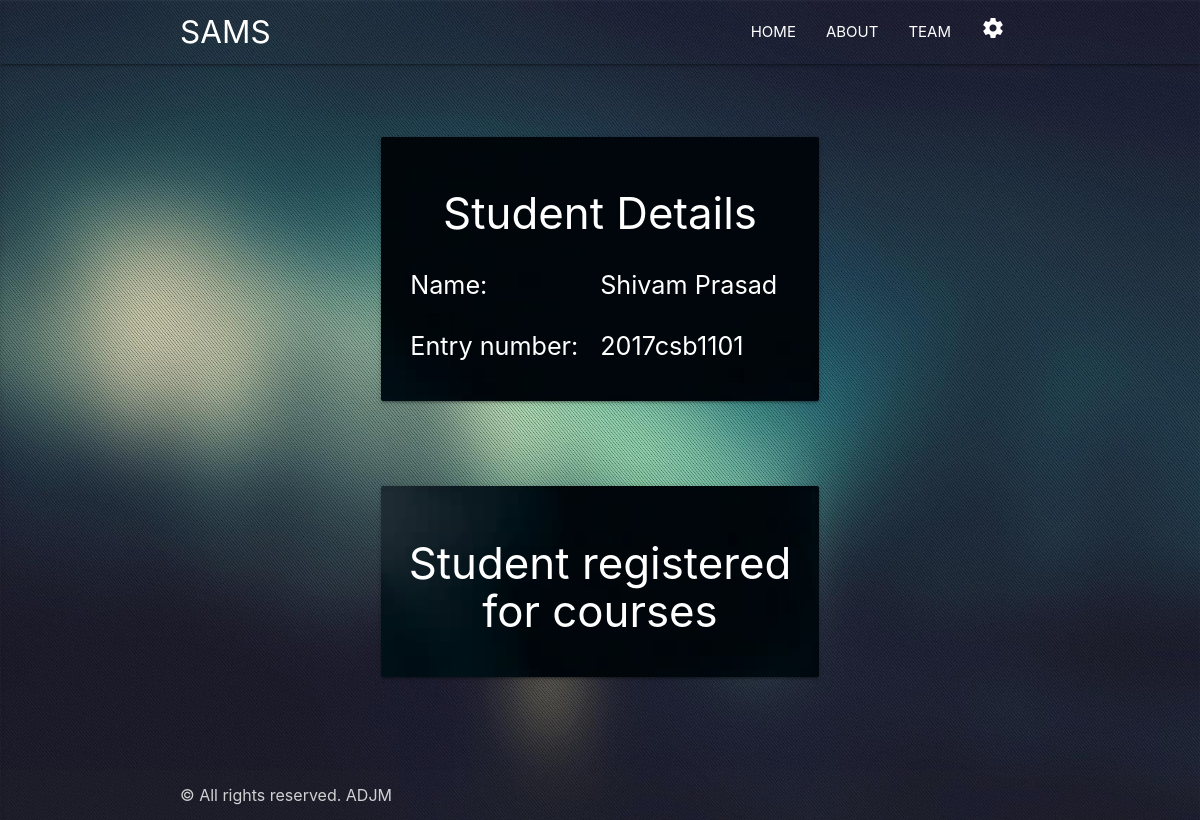
/accounts/profile/ (signed in), run on an earlier commit of the app's database.
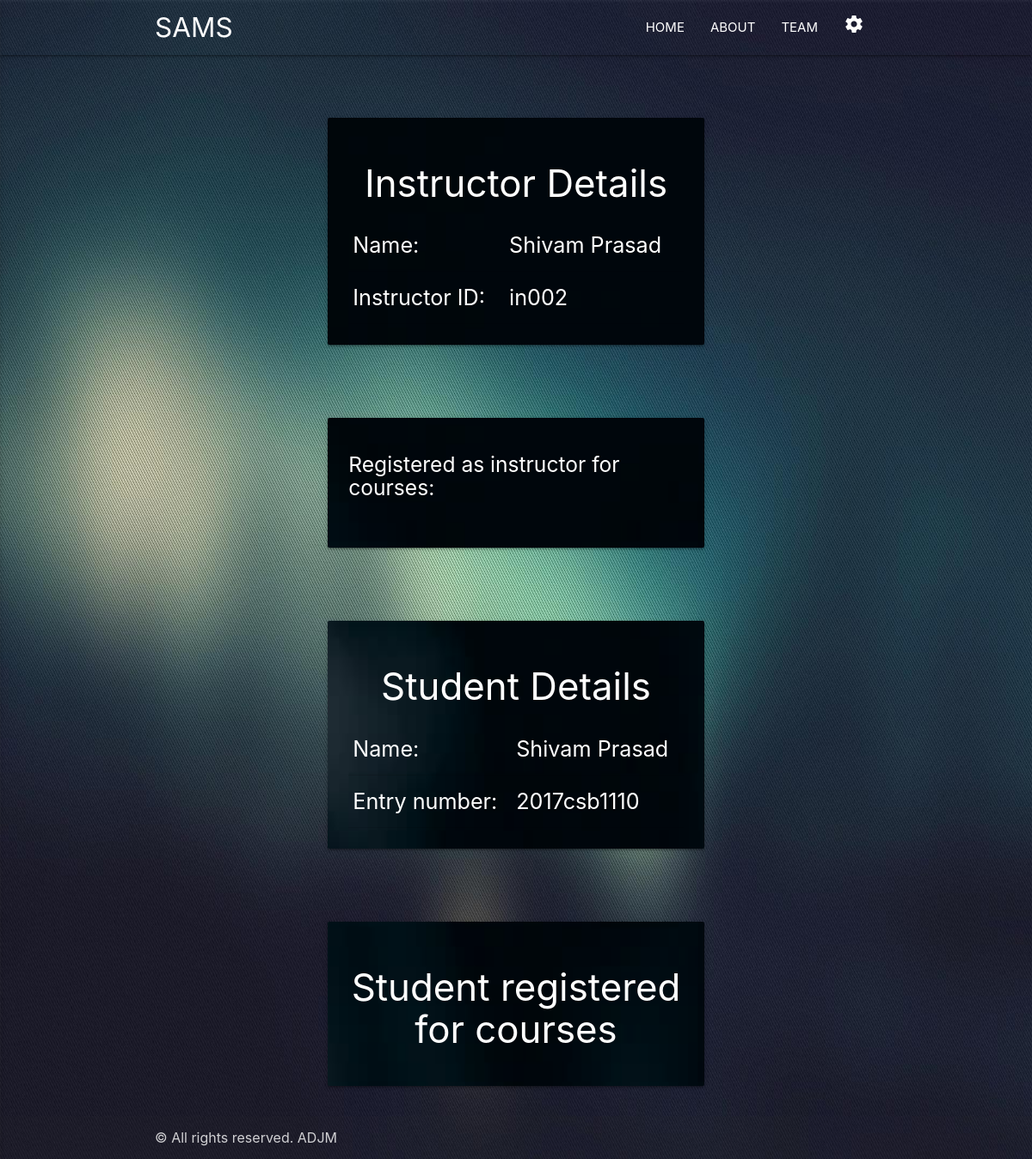
And on a later commit of the database.
### database_manager/models.py (models this page shows, shortened)
class User(AbstractBaseUser, PermissionsMixin):
    username_validator = UnicodeUsernameValidator()
    first_name = models.CharField(_('first name'), max_length=30, blank=True)
    last_name = models.CharField(_('last name'), max_length=150, blank=True)
    email = models.EmailField(_('email address'), unique=True)
    is_staff = models.BooleanField(
        _('staff status'),
        default=False,
        help_text=_('Designates whether the user can log into this admin site.'),
    )
    is_active = models.BooleanField(
        _('active'),
        default=True,
        help_text=_(
            'Designates whether this user should be treated as active. '
            'Unselect this instead of deleting accounts.'
        ),
    )
    date_joined = models.DateTimeField(_('date joined'), default=timezone.now)
    objects = UserManager()
    EMAIL_FIELD = 'email'
    USERNAME_FIELD = 'email'
    REQUIRED_FIELDS = []
    class Meta:
        verbose_name = _('user')
        verbose_name_plural = _('users')
    def get_full_name(self):
        full_name = '%s %s' % (self.first_name, self.last_name)
        return full_name.strip()

class Student(models.Model):
    user = models.OneToOneField(settings.AUTH_USER_MODEL, on_delete=models.CASCADE)
    entry_number = models.CharField(max_length=15, unique=True)

class Instructor(models.Model):
    class_event_coordinator = models.OneToOneField(ClassEventCoordinator, on_delete=models.CASCADE)
    instructor_id = models.CharField(max_length=15, unique=True)

### registration/views.py (the view)
# urls.py: path('accounts/profile/', views.profile, name='profile'),
def profile(request):
    if request.method == 'POST':
        if 'Add Students-num_students_to_add' in request.POST:
            num_students_to_add_form = NumStudentsToAddForm(request.POST, prefix='Add Students')
            num_instructors_to_add_form = NumInstructorsToAddForm(prefix='Add Instructors')
            num_courses_to_add_form = NumCoursesToAddForm(prefix='Add Courses')
            num_teaching_assistants_to_add_form = NumTeachingAssistantsToAddForm(prefix='Add Teaching Assistants')
            if num_students_to_add_form.is_valid():
                return redirect('add_students', num_students=num_students_to_add_form.cleaned_data['num_students_to_add'], permanent=True)
        elif 'Add Instructors-num_instructors_to_add' in request.POST:
            num_students_to_add_form = NumStudentsToAddForm(prefix='Add Students')
            num_instructors_to_add_form = NumInstructorsToAddForm(request.POST, prefix='Add Instructors')
            num_courses_to_add_form = NumCoursesToAddForm(prefix='Add Courses')
            num_teaching_assistants_to_add_form = NumTeachingAssistantsToAddForm(prefix='Add Teaching Assistants')
            if num_instructors_to_add_form.is_valid():
                return redirect('add_instructors', num_instructors=num_instructors_to_add_form.cleaned_data['num_instructors_to_add'], permanent=True)
        elif 'Add Courses-num_courses_to_add' in request.POST:
            num_students_to_add_form = NumStudentsToAddForm(prefix='Add Students')
            num_instructors_to_add_form = NumInstructorsToAddForm(prefix='Add Instructors')
            num_courses_to_add_form = NumCoursesToAddForm(request.POST, prefix='Add Courses')
            num_teaching_assistants_to_add_form = NumTeachingAssistantsToAddForm(prefix='Add Teaching Assistants')
            if num_courses_to_add_form.is_valid():
                return redirect('add_courses', num_courses=num_courses_to_add_form.cleaned_data['num_courses_to_add'], permanent=True)
        elif 'Add Teaching Assistants-num_teaching_assistants_to_add' in request.POST:
            num_students_to_add_form = NumStudentsToAddForm(prefix='Add Students')
            num_instructors_to_add_form = NumInstructorsToAddForm(prefix='Add Instructors')
            num_courses_to_add_form = NumCoursesToAddForm(prefix='Add Courses')
            num_teaching_assistants_to_add_form = NumTeachingAssistantsToAddForm(request.POST, prefix='Add Teaching Assistants')
            if num_teaching_assistants_to_add_form.is_valid():
                return redirect('add_teaching_assistants', num_teaching_assistants=num_teaching_assistants_to_add_form.cleaned_data['num_teaching_assistants_to_add'], permanent=True)
    else:
        num_students_to_add_form = NumStudentsToAddForm(prefix='Add Students')
        num_instructors_to_add_form = NumInstructorsToAddForm(prefix='Add Instructors')
        num_courses_to_add_form = NumCoursesToAddForm(prefix='Add Courses')
        num_teaching_assistants_to_add_form = NumTeachingAssistantsToAddForm(prefix='Add Teaching Assistants')
    is_admin = hasattr(request.user, 'admin')
    is_student = hasattr(request.user, 'student')
    is_classeventcoordinator = hasattr(request.user, 'classeventcoordinator')
    if is_classeventcoordinator:
        is_instructor = hasattr(request.user.classeventcoordinator, 'instructor')
        is_teachingassistant = hasattr(request.user.classeventcoordinator, 'teachingassistant')
    else:
        is_instructor = False
        is_teachingassistant = False
    if is_student:
        registered_student_for_courses = request.user.student.course_set.all()
    else:
        registered_student_for_courses = Course.objects.none()
    if is_instructor:
        instructor_for_courses = request.user.classeventcoordinator.instructor.course_set.all()
    else:
        instructor_for_courses = Course.objects.none()
    if is_teachingassistant:
        teaching_assistant_for_courses = request.user.classeventcoordinator.teachingassistant.course_set.all()
    else:
        teaching_assistant_for_courses = Course.objects.none()
    context = {
        'is_admin': is_admin,
        'is_student': is_student,
        'is_classeventcoordinator': is_classeventcoordinator,
        'is_instructor': is_instructor,
        'is_teachingassistant': is_teachingassistant,
        'num_students_to_add_form': num_students_to_add_form,
        'num_instructors_to_add_form': num_instructors_to_add_form,
        'num_courses_to_add_form': num_courses_to_add_form,
        'num_teaching_assistants_to_add_form': num_teaching_assistants_to_add_form,
        'registered_student_for_courses': registered_student_for_courses,
        'instructor_for_courses': instructor_for_courses,
        'teaching_assistant_for_courses': teaching_assistant_for_courses
    }
    return render(request, 'profile.html', context)

### registration/templates/profile.html (shortened to what this page needs)
{% extends 'base_generic.html' %} {% load static %} {% load widget_tweaks %} {% block content %}
<br> {% if is_instructor %}
<div>
    <div class="row">
        <div class="col l6 offset-l3 m8 offset-m2 s12">
            <div class="card-panel hoverable back-image-class" style="margin-top: 50px; margin-left: 70px; margin-right: 70px;">
                <div class="card-content white-text">
                    <h3 class="center">Instructor Details</h3>
                    <table class="responsive-table white-text flow-text">
                        <tr>
                            <td>Name:</td>
                            <td> {{ request.user.get_full_name }}</td>
                        </tr>
                        <tr>
                            <td>Instructor ID:</td>
                            <td> {{ request.user.classeventcoordinator.instructor.instructor_id }}</td>
                        </tr>
                    </table>
                </div>
            </div>
        </div>
    </div>
    <div class="row">
        <div class="col l6 offset-l3 m8 offset-m2 s12">
            <div class="card-panel hoverable back-image-class" style="margin-top: 50px; margin-left: 70px; margin-right: 70px;">
                <div class="card-content white-text">
                    <table class="responsive-table">
                        <thead>
                            <h5>Registered as instructor for courses:</h5>
                        </thead>
                    </table>
                    <br>
                </div>
            </div>
        </div>
    </div>
</div>
{% endif %}  {% if is_student %}
<div>
    <div class="row">
        <div class="col l6 offset-l3 m8 offset-m2 s12">
            <div class="card-panel hoverable back-image-class" style="margin-top: 50px; margin-left: 70px; margin-right: 70px;">
                <div class="card-content white-text">
                    <h3 class="center">Student Details</h3>
                    <table class="responsive-table white-text flow-text">
                        <tr>
                            <td>Name:</td>
                            <td> {{ request.user.get_full_name }}</td>
                        </tr>
                        <tr>
                            <td>Entry number:</td>
                            <td> {{ request.user.student.entry_number }}</td>
                        </tr>
                    </table>
                </div>
            </div>
        </div>
    </div>
    <div class="row">
        <div class="col l6 offset-l3 m8 offset-m2 s12">
            <div class="card-panel hoverable back-image-class" style="margin-top: 50px; margin-left: 70px; margin-right: 70px;">
                <div class="card-content white-text">
                    <table class="responsive-table">
                        <thead>
                            <h3 class="center">Student registered for courses</h3>
                        </thead>
                    </table>
                </div>
            </div>
        </div>
    </div>
</div>
{% endif %}  {% endblock %}

### registration/templates/base_generic.html (shortened to what this page needs)
{% load static %} {% load widget_tweaks %}
<html style="height: 100%;">
<link rel="stylesheet" type="text/css" href="{% static 'css/style_generic.css' %}">
<link rel="stylesheet" href="https://cdnjs.cloudflare.com/ajax/libs/font-awesome/4.7.0/css/font-awesome.min.css">
<body>
    {% if user.is_authenticated %}
    <div class="navbar">
        <nav>
            <div class="container">
                <a href="{% url 'index' %}" class="brand-logo left">SAMS</a>
                <ul class="right hide-on-small-only">
                    <li><a href="{% url 'index' %}">HOME</a></li>
                    <li><a href="{% url 'about' %}">ABOUT</a></li>
                    <li><a href="{% url 'team' %}">TEAM</a></li>
                    <li><a href="" class="dropdown-button" data-activates="listid"><i class="large material-icons">settings</i></a></li>
                </ul>
            </div>
        </nav>
    </div>
    {% endif %}
    <footer class="page-footer" style="position: absolute; bottom: 0; height: 50px; width: 100%; background-color: transparent; font-size: medium;">
        <div class="footer-copyright">
            <div class="container">
                &copy; All rights reserved. ADJM
            </div>
        </div>
    </footer>
</body>
</html>
{% block content %} {% endblock %}

What changed in the data, as far as the page shows it:
changed through a linked row, User "Shivam Prasad": user.get_full_name (not shown) → "Shivam Prasad"; user.classeventcoordinator.instructor.instructor_id (not shown) → "in002"; user.student.entry_number "2017csb1101" → "2017csb1110"
Also different on the page:
text now shown: "Instructor Details Name: Instructor ID: Registered as instructor for courses:"
